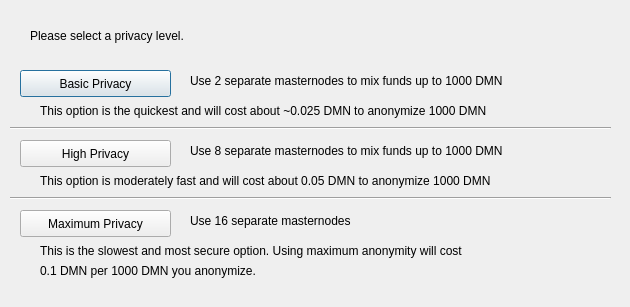
<?xml version="1.0" encoding="UTF-8"?>
<ui version="4.0">
 <class>DarksendConfig</class>
 <widget class="QDialog" name="DarksendConfig">
  <property name="geometry">
   <rect>
    <x>0</x>
    <y>0</y>
    <width>630</width>
    <height>307</height>
   </rect>
  </property>
  <property name="windowTitle">
   <string>Configure PrivateSend</string>
  </property>
  <widget class="QPushButton" name="buttonBasic">
   <property name="geometry">
    <rect>
     <x>20</x>
     <y>70</y>
     <width>151</width>
     <height>27</height>
    </rect>
   </property>
   <property name="text">
    <string>Basic Privacy</string>
   </property>
  </widget>
  <widget class="QPushButton" name="buttonHigh">
   <property name="geometry">
    <rect>
     <x>20</x>
     <y>140</y>
     <width>151</width>
     <height>27</height>
    </rect>
   </property>
   <property name="text">
    <string>High Privacy</string>
   </property>
  </widget>
  <widget class="QPushButton" name="buttonMax">
   <property name="geometry">
    <rect>
     <x>20</x>
     <y>210</y>
     <width>151</width>
     <height>27</height>
    </rect>
   </property>
   <property name="text">
    <string>Maximum Privacy</string>
   </property>
  </widget>
  <widget class="QLabel" name="label">
   <property name="geometry">
    <rect>
     <x>30</x>
     <y>20</y>
     <width>571</width>
     <height>31</height>
    </rect>
   </property>
   <property name="text">
    <string>Please select a privacy level.</string>
   </property>
  </widget>
  <widget class="QLabel" name="label_2">
   <property name="geometry">
    <rect>
     <x>190</x>
     <y>70</y>
     <width>421</width>
     <height>21</height>
    </rect>
   </property>
   <property name="text">
    <string>Use 2 separate masternodes to mix funds up to 1000 DMN</string>
   </property>
  </widget>
  <widget class="QLabel" name="label_3">
   <property name="geometry">
    <rect>
     <x>190</x>
     <y>140</y>
     <width>411</width>
     <height>21</height>
    </rect>
   </property>
   <property name="text">
    <string>Use 8 separate masternodes to mix funds up to 1000 DMN</string>
   </property>
  </widget>
  <widget class="QLabel" name="label_4">
   <property name="geometry">
    <rect>
     <x>190</x>
     <y>210</y>
     <width>421</width>
     <height>21</height>
    </rect>
   </property>
   <property name="text">
    <string>Use 16 separate masternodes</string>
   </property>
  </widget>
  <widget class="QLabel" name="label_6">
   <property name="geometry">
    <rect>
     <x>40</x>
     <y>100</y>
     <width>561</width>
     <height>21</height>
    </rect>
   </property>
   <property name="text">
    <string>This option is the quickest and will cost about ~0.025 DMN to anonymize 1000 DMN</string>
   </property>
  </widget>
  <widget class="QLabel" name="label_7">
   <property name="geometry">
    <rect>
     <x>40</x>
     <y>170</y>
     <width>561</width>
     <height>21</height>
    </rect>
   </property>
   <property name="text">
    <string>This option is moderately fast and will cost about 0.05 DMN to anonymize 1000 DMN</string>
   </property>
  </widget>
  <widget class="QLabel" name="label_8">
   <property name="geometry">
    <rect>
     <x>40</x>
     <y>240</y>
     <width>561</width>
     <height>21</height>
    </rect>
   </property>
   <property name="text">
    <string>This is the slowest and most secure option. Using maximum anonymity will cost</string>
   </property>
  </widget>
  <widget class="QLabel" name="label_9">
   <property name="geometry">
    <rect>
     <x>40</x>
     <y>260</y>
     <width>561</width>
     <height>21</height>
    </rect>
   </property>
   <property name="text">
    <string>0.1 DMN per 1000 DMN you anonymize.</string>
   </property>
  </widget>
  <widget class="Line" name="line">
   <property name="geometry">
    <rect>
     <x>10</x>
     <y>120</y>
     <width>601</width>
     <height>16</height>
    </rect>
   </property>
   <property name="orientation">
    <enum>Qt::Horizontal</enum>
   </property>
  </widget>
  <widget class="Line" name="line_2">
   <property name="geometry">
    <rect>
     <x>10</x>
     <y>190</y>
     <width>601</width>
     <height>16</height>
    </rect>
   </property>
   <property name="orientation">
    <enum>Qt::Horizontal</enum>
   </property>
  </widget>
 </widget>
 <resources/>
 <connections/>
</ui>
